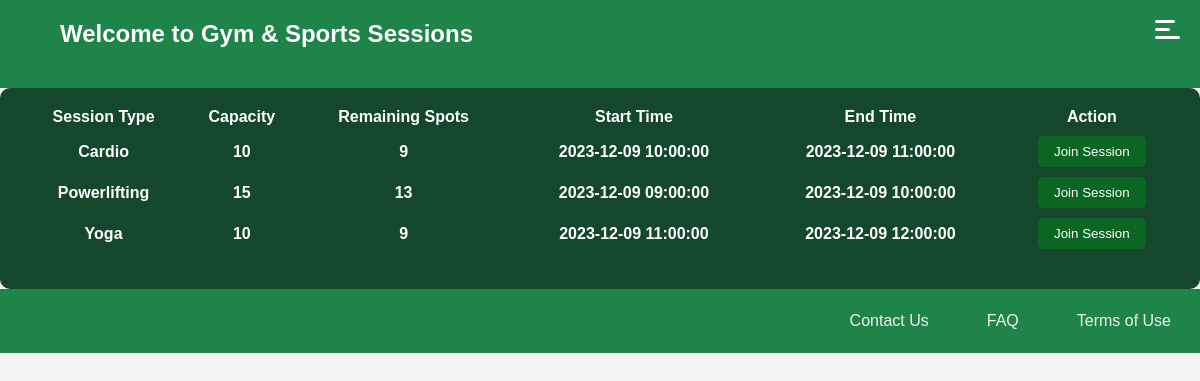
/Gym.php (signed in), run on the app's committed database.
### tables this page shows
CREATE TABLE `gym_sessions` (
  `session_ID` int(11) NOT NULL,
  `session_type` varchar(60) NOT NULL,
  `capacity` int(11) NOT NULL,
  `start_time` datetime NOT NULL,
  `end_time` datetime NOT NULL
);

### Backend/db_config.php (called while the page is built, shortened)
<?php
try {
    $pdo = new PDO('mysql:host=localhost; dbname=student_portal', 'root', '');
    $table = new Table($pdo);
} catch (PDOException $e) {
    echo "Error: " . $e->getMessage();
}
class Table {
    protected $pdo;
    public function __construct($pdo) {
        $this->pdo = $pdo;
    }
    public function findSql($sql, $params = array()) {
        $stmt = $this->pdo->prepare($sql);
        $stmt->execute($params);
        return $stmt->fetchAll(PDO::FETCH_ASSOC);
    }
}
?>

### Gym.php (the view, shortened to what this page needs)
<?php
require_once('./Backend/db_config.php');
  $gym_sessions = $table->findSql("SELECT * FROM gym_sessions");
  $bookedSpots = $table->findSql("SELECT session_ID, COUNT(*) as booked_count FROM gym_booking GROUP BY session_ID");
  $bookedCountBySession = [];
  foreach ($bookedSpots as $booked) {
      $bookedCountBySession[$booked['session_ID']] = $booked['booked_count'];
  }
  foreach ($gym_sessions as $key => $session) {
      $bookedCount = $bookedCountBySession[$session['session_ID']] ?? 0;
      $gym_sessions[$key]['remaining_spots'] = $session['capacity'] - $bookedCount;
  }
  ?>
<!DOCTYPE html>
<html lang="en">
<head>
  <link rel="stylesheet" href="styles.css">
  <header class="header">
    <div class="container">
      <h1>Welcome to Gym & Sports Sessions</h1>
      <div class="menu-toggle">
        <span></span>
        <span></span>
        <span></span>
      </div>
    </div>
  </header>
  <main class="main-gym">
    <table class="gym-sessions-table">
    <thead>
        <tr>
          <th>Session Type</th>
          <th>Capacity</th>
          <th>Remaining Spots</th>
          <th>Start Time</th>
          <th>End Time</th>
          <th>Action</th>
        </tr>
      </thead>
      <tbody>
    <?php foreach($gym_sessions as $gym): ?>
        <tr data-session-id="<? echo htmlspecialchars($gym['session_ID']); ?>">
            <th      style="padding-top: 10px;"><?php echo htmlspecialchars($gym['session_type']); ?></th>
            <th      style="padding-top: 10px;"><?php echo htmlspecialchars($gym['capacity']); ?></th>
            <th      style="padding-top: 10px;"><?php echo htmlspecialchars($gym['remaining_spots']); ?></th>
            <th      style="padding-top: 10px;"><?php echo htmlspecialchars($gym['start_time']); ?></th>
            <th      style="padding-top: 10px;"><?php echo htmlspecialchars($gym['end_time']); ?></th>
            <th      style="padding-top: 10px;">  <button class="join-session-btn" data-session-id="<?php echo htmlspecialchars($gym['session_ID']); ?>">
                    Join Session
                </button></th>
        </tr>
    <?php endforeach; ?>
</tbody>
    </table>
  </main>
  <div class="navbar">
    <a href="#">Contact Us</a>
    <a href="#">FAQ</a>
    <a href="#">Terms of Use</a>
</div>
</body>
</html>

### styles.css (style rules this page uses)
* { margin: 0; padding: 0; box-sizing: border-box; }
header { background-color: #1e8449; color: #fff; padding: 20px 0; position: relative; }
.container { width: 90%; margin: 0 auto; display: flex; justify-content: space-between; align-items: center; }
.menu-toggle { display: block; cursor: pointer; position: absolute; top: 20px; right: 20px; z-index: 999; }
.menu-toggle span { display: block; height: 3px; width: 25px; margin-bottom: 5px; background: #fff; border-radius: 3px; transition: all 0.3s ease; }
.menu-toggle span:nth-child(2) { width: 20px; }
.menu-toggle span:nth-child(3) { width: 15px; }
.navbar { background-color: #1e8449; overflow: hidden; margin-bottom: 20px; display: flex; justify-content: right; position: relative; }
.navbar a { display: block; color: #f2f2f2; text-align: center; padding: 18px 24px; text-decoration: none; margin: 5px; border-radius: 8px; background-color: #1e8449; transition: background-color 0.3s ease; }
.main-gym { background-color: #14472b; padding: 20px; border-radius: 10px; position: relative; color:white; width:100%; align-self: center; }
h1 { font-size: 24px; margin-bottom: 20px; }
.gym-sessions-table { border-collapse: collapse; margin-bottom: 20px; width:100%; align-self: center; }
.join-session-btn { background-color: #0b6623; color: #ffffff; border: none; padding: 8px 16px; text-align: center; text-decoration: none; display: inline-block; border-radius: 5px; cursor: pointer; transition: background-color 0.3s ease-in-out; }

### data on the page
gym_sessions: session_type "Cardio", capacity "10", remaining_spots "9", start_time "2023-12-09 10:00:00", end_time "2023-12-09 11:00:00"
gym_sessions: session_type "Powerlifting", capacity "15", remaining_spots "13", start_time "2023-12-09 09:00:00", end_time "2023-12-09 10:00:00"
gym_sessions: session_type "Yoga", capacity "10", remaining_spots "9", start_time "2023-12-09 11:00:00", end_time "2023-12-09 12:00:00"
